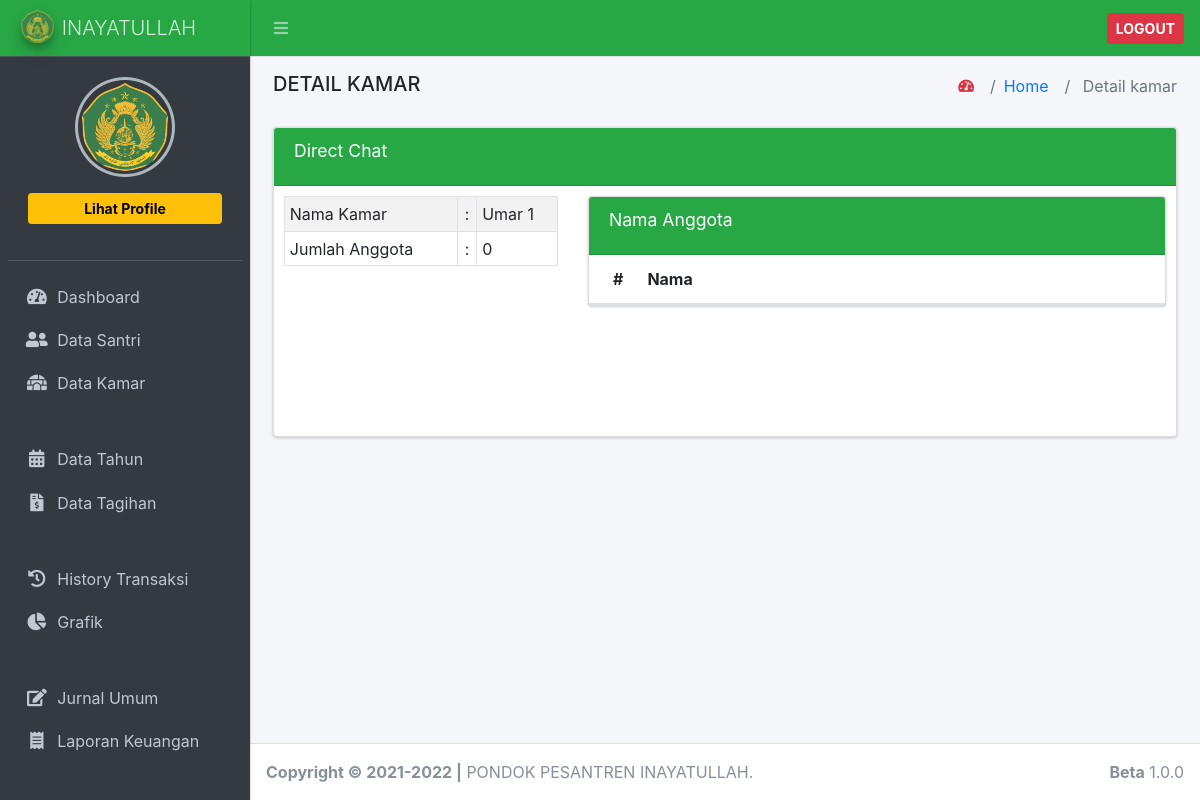
The app's page /data_kamar/detail/1, older data.
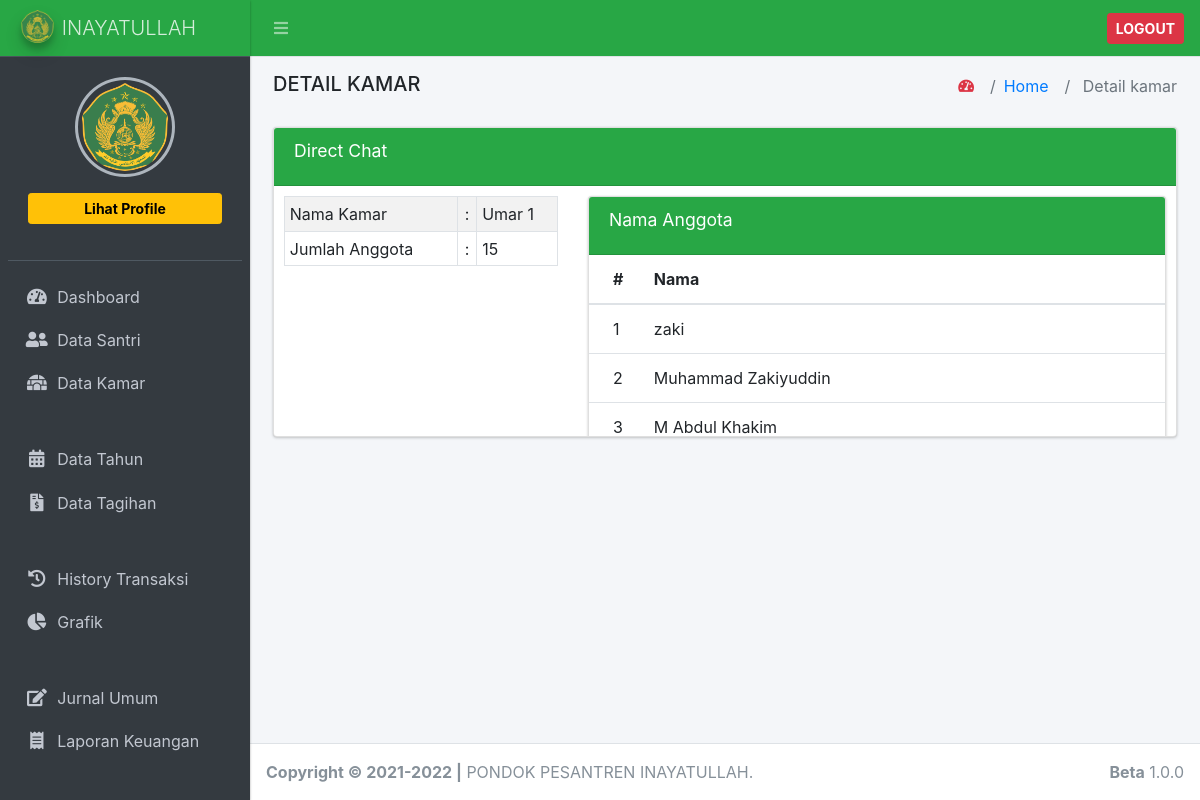
The same page, newer data.
### tables this page shows
CREATE TABLE `tb_data_santri` (
  `id` int(11) NOT NULL,
  `nama` varchar(200) NOT NULL,
  `nis` varchar(20) NOT NULL,
  `alamat` varchar(200) NOT NULL,
  `jenis_kelamin` enum('L','P') NOT NULL,
  `id_kamar` int(11) NOT NULL,
  `id_kelas` int(11) NOT NULL,
  `no_hp` varchar(20) NOT NULL,
  `password` varchar(20) NOT NULL,
  `tgl_masuk` date DEFAULT NULL,
  `foto` varchar(200) NOT NULL
);

### application/controllers/Data_kamar.php (called while the page is built, shortened)
<?php
class Data_kamar extends CI_Controller
{
	public function __construct()
	{
		$this->load->model('m_data_kamar');
		$this->load->library('form_validation');
	}
	public function detail($id)
	{
		$data = [
			'title' => 'Detail kamar ',
			'isi' => 'data_kamar/detail',
			'data' => $this->m_data_kamar->get_data_by_id($id),
			'jumlah_anggota' => $this->m_data_kamar->get_jumlah_anggota_by_id($id),
			'nama_anggota' => $this->m_data_kamar->get_nama_anggota_by_id($id),
		];
		return $this->load->view('master/index', $data);
	}
}

### index.php (called while the page is built, shortened)
<?php
require_once BASEPATH.'core/CodeIgniter.php';

### application/models/m_data_kamar.php (called while the page is built, shortened)
<?php
class m_data_kamar extends CI_Model
{
	public function get_data_by_id($id)
	{
		return $this->db->get_where('tb_kamar', ['id_kamar' => $id])->row();
	}
	public function get_jumlah_anggota_by_id($id)
	{
		return $this->db->get_where('tb_data_santri', ['id_kamar' => $id])->num_rows();
	}
	public function get_nama_anggota_by_id($id)
	{
		$this->db->select('nama');
		return $this->db->get_where('tb_data_santri', ['id_kamar' => $id])->result();
	}
}

### application/views/data_kamar/detail.php (the view)
<div class="card direct-chat direct-chat-primary card-success">
              <div class="card-header ui-sortable-handle" style="cursor: move;">
                <h3 class="card-title">Direct Chat</h3>
              </div>
              <div class="card-body">
                <div class="direct-chat-messages">
                  <div class="row">
            <div class="col-lg-4">
                <table class="table table-striped table-bordered table-sm">
                    <tr>
                        <td>Nama Kamar</td>
                        <td align="center">:</td>
                        <td><?= $data->nama_kamar ?></td>
                    </tr>
                    <tr>
                        <td>Jumlah Anggota</td>
                        <td align="center">:</td>
                        <td><?= $jumlah_anggota ?></td>
                    </tr>
                </table>
            </div>
            <div class="col-lg-8">
                <div class="card">
              <div class="card-header">
                <h3 class="card-title">Nama Anggota</h3>
              </div>
              <div class="card-body p-0">
                <table class="table table-condensed">
                  <thead>
                    <tr>
                      <th style="width: 10px">#</th>
                      <th>Nama</th>
                    </tr>
                  </thead>
                  <tbody>
                  <?php
                    $no = 1;
                    foreach
                    ($nama_anggota as $key => $na) { ?>
                        <tr>
                            <td><?= $no++?></td>
                            <td><?= $na->nama?></td>
                        </tr>
                    <?php } ?>
                  </tbody>
                </table>
              </div>
        </div>
        </div>
            </div>
        </div>
                </div>
              </div>
</div>

Row changes from the older to the newer data that the page shows:
added tb_data_santri: nama "zaki"
added tb_data_santri: nama "Muhammad Zakiyuddin"
added tb_data_santri: nama "M Abdul Khakim"
Text that changed along with them:
$jumlah_anggota: "0" → "15"
